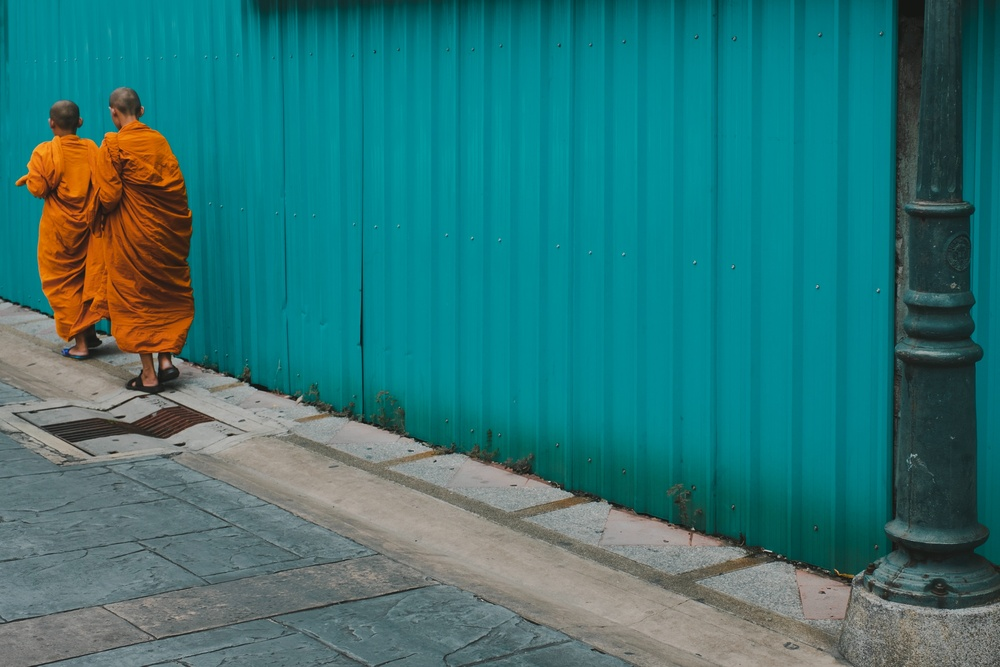
#> input picture Q2/input.jpg, 1000 x 667 px, shrunk from 5079 x 3386 before the run, found by its file name
$ python sampling.py
#> lines starting #> are read from the running program, lines starting #| are printed output that depends on the picture
from PIL import Image  #1
import numpy as np  #2
path = "input.jpg"  #3
img_gray = Image.open(path).convert("L")  #4
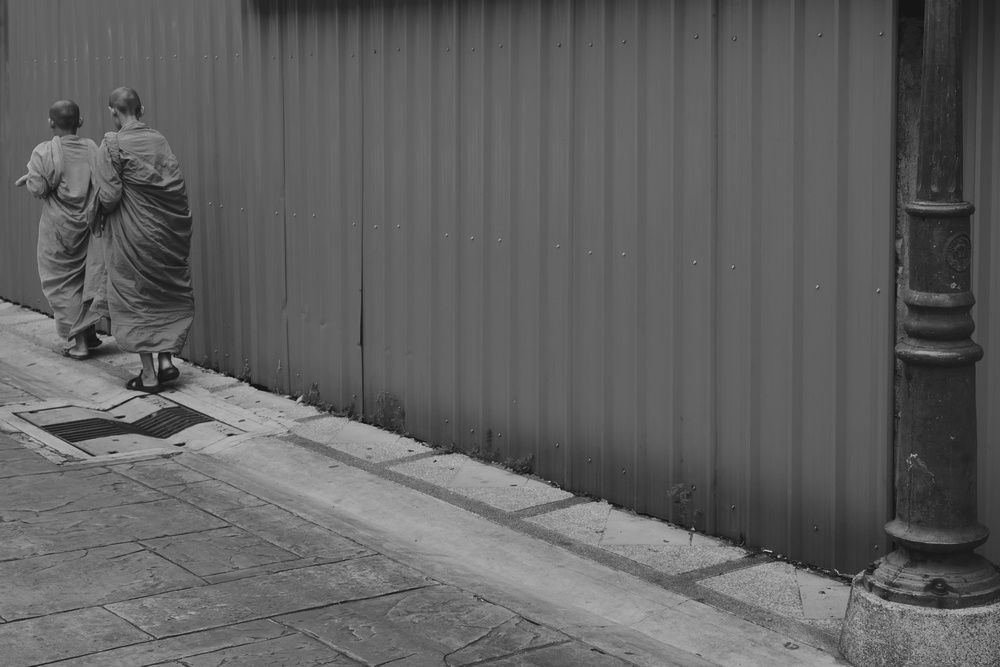
#> img_gray: PIL image 1000x667 L; min 15, max 197, mean 96.8
img_rgb = Image.open(path).convert("RGB")  #5
#> img_rgb is the input picture: PIL image 1000x667 RGB; mean R, G, B 47, 118.1, 118.5
gray = np.array(img_gray)  #6
rgb = np.array(img_rgb)  #7
print("Grayscale Resolution :", gray.shape)  #8
#| Grayscale Resolution : (667, 1000)
print("RGB Resolution       :", rgb.shape)  #9
#| RGB Resolution       : (667, 1000, 3)
def freq_sample(im, f):  #10
    F = np.fft.fftshift(np.fft.fft2(im))  #11
    H, W = F.shape  #12
    h2, w2 = max(1, H // f), max(1, W // f)  #13
    F_low = np.zeros_like(F)  #14
    hs, ws = (H // 2) - (h2 // 2), (W // 2) - (w2 // 2)  #15
    F_low[hs:hs+h2, ws:ws+w2] = F[hs:hs+h2, ws:ws+w2]  #16
    out = np.abs(np.fft.ifft2(np.fft.ifftshift(F_low)))  #17
    out = ((out - out.min()) / (out.max() - out.min() + 1e-9) * 255).astype(np.uint8)  #18
    return out  #19
def spatial_sample(im, f):  #20
    return im[::f, ::f].copy()  #21
factors = [2, 4, 8, 16]  #22
for f in factors:  #23
    out_f = freq_sample(gray, f)  #24
    Image.fromarray(out_f).save(f"freq_1_{f}.png")  #25
    print(f"Saved Frequency 1/{f}")  #26
    out_s = spatial_sample(rgb, f)  #27
    Image.fromarray(out_s).save(f"spatial_1_{f}.png")  #28
    print(f"Saved Spatial 1/{f}")  #29
#> this loop made 4 passes
#> pass 1, `out_f = freq_sample(gray, f)`:
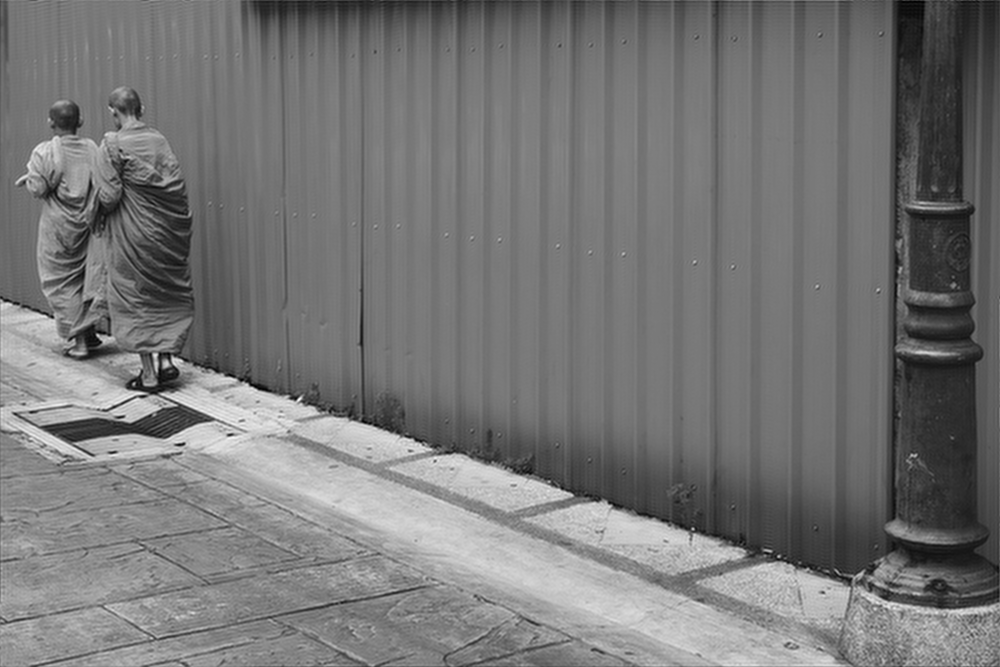
#> out_f: shape (667, 1000); min 0, max 254, mean 118.2
#> pass 2, `out_s = spatial_sample(rgb, f)`:
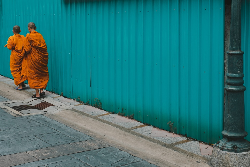
#> out_s: shape (167, 250, 3); mean R, G, B 46.9, 118, 118.5
#> after the loop:
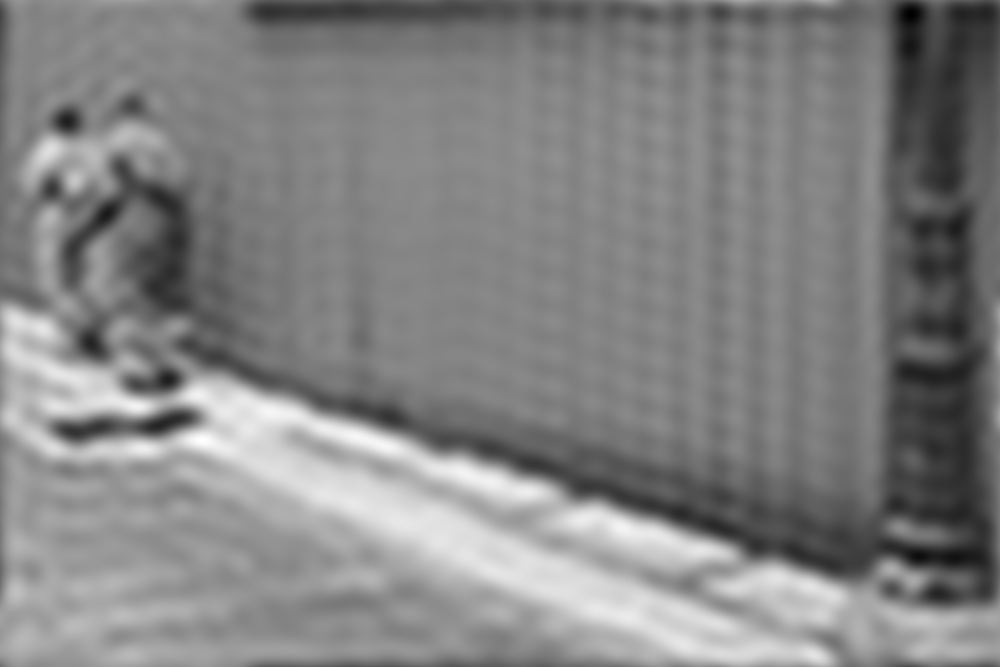
#> out_f: shape (667, 1000); min 0, max 254, mean 131.3
#> after the loop:
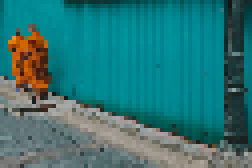
#> out_s: shape (42, 63, 3) (shown 4 times larger); mean R, G, B 46.3, 117.7, 118.3
print("All images saved.")  #30

#1  Import Image module for loading and saving.
#2  Import NumPy for matrix operations.
#3  Set the filename of the input image.
#4  Load image and convert to grayscale (L mode).
#5  Load image and convert to RGB mode.
#6  Convert grayscale image to NumPy array.
#7  Convert RGB image to NumPy array.
#8  Print dimensions of grayscale array.
#9  Print dimensions of RGB array.
#10 Define function for Frequency Domain Sampling.
#11 Perform 2D FFT and shift zero frequency to center.
#12 Get height and width of the frequency spectrum.
#13 Calculate crop dimensions based on factor f.
#14 Initialize an empty array for low frequencies.
#15 Calculate start coordinates for centering.
#16 Copy only the center (low freq) region.
#17 Inverse FFT to get back the blurred image.
#18 Normalize pixel values to 0-255 range.
#19 Return the processed image array.
#20 Define function for Spatial Domain Sampling.
#21 Slice array to keep every f-th pixel.
#22 List of downsampling factors to test.
#23 Loop through each factor.
#24 Apply frequency sampling on grayscale image.
#25 Save the resulting frequency image.
#26 Log frequency save status.
#27 Apply spatial sampling on RGB image.
#28 Save the resulting spatial image.
#29 Log spatial save status.
#30 Print final completion message.
